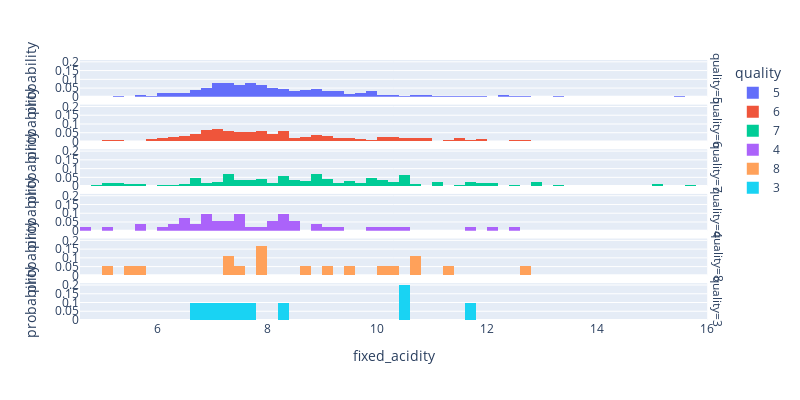
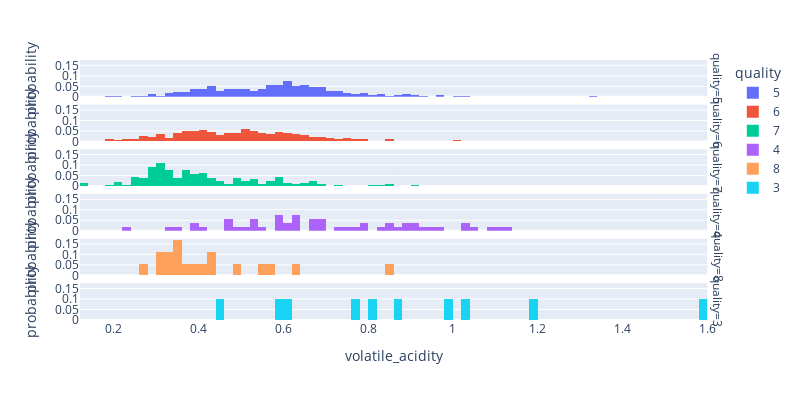
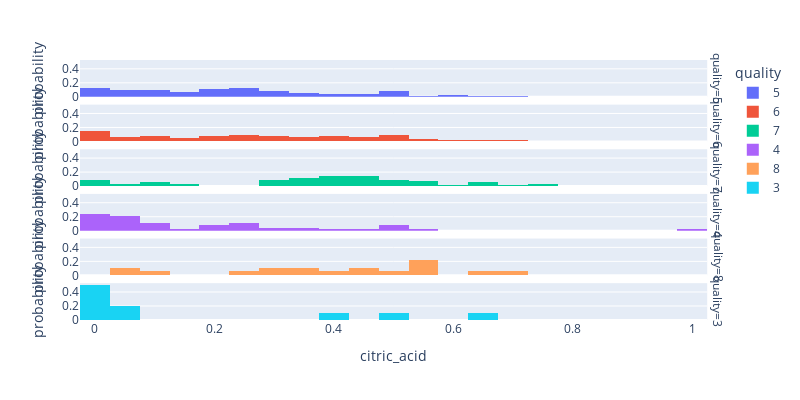

The notebook cell saved with these charts, in order:
### Code cell
features_list = df.columns[:-1]


for f in features_list:
    fig = px.histogram(df, f, color="quality", facet_row="quality", histnorm="probability", width=800, height=400)
    fig.show()

### Figure 1 — Plotly figure (JSON) as saved in the notebook; plotly's stock layout.template omitted (floating-point values rounded to 4 significant figures; data arrays with more than 128 entries replaced by an {"elided": "..."} marker saying what was removed)
{"data": [{"alignmentgroup": "True", "bingroup": "x", "histnorm": "probability", "hovertemplate": "quality=5<br>fixed_acidity=%{x}<br>probability=%{y}<extra></extra>", "legendgroup": "5", "marker": {"color": "#636efa", "pattern": {"shape": ""}}, "name": "5", "offsetgroup": "5", "orientation": "v", "showlegend": true, "type": "histogram", "x": {"elided": "681 float values"}, "xaxis": "x6", "yaxis": "y6"}, {"alignmentgroup": "True", "bingroup": "x", "histnorm": "probability", "hovertemplate": "quality=6<br>fixed_acidity=%{x}<br>probability=%{y}<extra></extra>", "legendgroup": "6", "marker": {"color": "#EF553B", "pattern": {"shape": ""}}, "name": "6", "offsetgroup": "6", "orientation": "v", "showlegend": true, "type": "histogram", "x": {"elided": "638 float values"}, "xaxis": "x5", "yaxis": "y5"}, {"alignmentgroup": "True", "bingroup": "x", "histnorm": "probability", "hovertemplate": "quality=7<br>fixed_acidity=%{x}<br>probability=%{y}<extra></extra>", "legendgroup": "7", "marker": {"color": "#00cc96", "pattern": {"shape": ""}}, "name": "7", "offsetgroup": "7", "orientation": "v", "showlegend": true, "type": "histogram", "x": {"elided": "199 float values"}, "xaxis": "x4", "yaxis": "y4"}, {"alignmentgroup": "True", "bingroup": "x", "histnorm": "probability", "hovertemplate": "quality=4<br>fixed_acidity=%{x}<br>probability=%{y}<extra></extra>", "legendgroup": "4", "marker": {"color": "#ab63fa", "pattern": {"shape": ""}}, "name": "4", "offsetgroup": "4", "orientation": "v", "showlegend": true, "type": "histogram", "x": [7.4, 5.7, 8.8, 4.6, 8.3, 8.3, 5, 9.2, 7.6, 7.3, 7.9, 6.9, 8.4, 7, 8.1, 12.5, 10.5, 9.9, 8.2, 10.1, 8.3, 7.1, 7.5, 9.1, 7.5, 6.9, 7.5, 11.6, 7.3, 7.1, 8.4, 12, 6.5, 6.5, 8.8, 10.2, 6, 8.1, 6.5, 6.3, 8.2, 8.5, 7.5, 6.8, 8, 6.6, 6.4, 6.2, 6.7, 5.6, 7.2, 6.8, 6.9], "xaxis": "x3", "yaxis": "y3"}, {"alignmentgroup": "True", "bingroup": "x", "histnorm": "probability", "hovertemplate": "quality=8<br>fixed_acidity=%{x}<br>probability=%{y}<extra></extra>", "legendgroup": "8", "marker": {"color": "#FFA15A", "pattern": {"shape": ""}}, "name": "8", "offsetgroup": "8", "orientation": "v", "showlegend": true, "type": "histogram", "x": [7.9, 10.3, 5.6, 12.6, 11.3, 9.4, 10.7, 10.7, 5, 7.8, 9.1, 10, 7.9, 8.6, 5.5, 7.2, 7.2, 7.4], "xaxis": "x2", "yaxis": "y2"}, {"alignmentgroup": "True", "bingroup": "x", "histnorm": "probability", "hovertemplate": "quality=3<br>fixed_acidity=%{x}<br>probability=%{y}<extra></extra>", "legendgroup": "3", "marker": {"color": "#19d3f3", "pattern": {"shape": ""}}, "name": "3", "offsetgroup": "3", "orientation": "v", "showlegend": true, "type": "histogram", "x": [11.6, 10.4, 7.4, 10.4, 8.3, 7.6, 6.8, 7.3, 7.1, 6.7], "xaxis": "x", "yaxis": "y"}], "layout": {"annotations": [{"font": {}, "showarrow": false, "text": "quality=3", "textangle": 90, "x": 0.98, "xanchor": "left", "xref": "paper", "y": 0.07083, "yanchor": "middle", "yref": "paper"}, {"font": {}, "showarrow": false, "text": "quality=8", "textangle": 90, "x": 0.98, "xanchor": "left", "xref": "paper", "y": 0.2425, "yanchor": "middle", "yref": "paper"}, {"font": {}, "showarrow": false, "text": "quality=4", "textangle": 90, "x": 0.98, "xanchor": "left", "xref": "paper", "y": 0.4142, "yanchor": "middle", "yref": "paper"}, {"font": {}, "showarrow": false, "text": "quality=7", "textangle": 90, "x": 0.98, "xanchor": "left", "xref": "paper", "y": 0.5858, "yanchor": "middle", "yref": "paper"}, {"font": {}, "showarrow": false, "text": "quality=6", "textangle": 90, "x": 0.98, "xanchor": "left", "xref": "paper", "y": 0.7575, "yanchor": "middle", "yref": "paper"}, {"font": {}, "showarrow": false, "text": "quality=5", "textangle": 90, "x": 0.98, "xanchor": "left", "xref": "paper", "y": 0.9292, "yanchor": "middle", "yref": "paper"}], "barmode": "relative", "height": 400, "legend": {"title": {"text": "quality"}, "tracegroupgap": 0}, "margin": {"t": 60}, "width": 800, "xaxis": {"anchor": "y", "domain": [0, 0.98], "title": {"text": "fixed_acidity"}}, "xaxis2": {"anchor": "y2", "domain": [0, 0.98], "matches": "x", "showticklabels": false}, "xaxis3": {"anchor": "y3", "domain": [0, 0.98], "matches": "x", "showticklabels": false}, "xaxis4": {"anchor": "y4", "domain": [0, 0.98], "matches": "x", "showticklabels": false}, "xaxis5": {"anchor": "y5", "domain": [0, 0.98], "matches": "x", "showticklabels": false}, "xaxis6": {"anchor": "y6", "domain": [0, 0.98], "matches": "x", "showticklabels": false}, "yaxis": {"anchor": "x", "domain": [0, 0.1417], "title": {"text": "probability"}}, "yaxis2": {"anchor": "x2", "domain": [0.1717, 0.3133], "matches": "y", "title": {"text": "probability"}}, "yaxis3": {"anchor": "x3", "domain": [0.3433, 0.485], "matches": "y", "title": {"text": "probability"}}, "yaxis4": {"anchor": "x4", "domain": [0.515, 0.6567], "matches": "y", "title": {"text": "probability"}}, "yaxis5": {"anchor": "x5", "domain": [0.6867, 0.8283], "matches": "y", "title": {"text": "probability"}}, "yaxis6": {"anchor": "x6", "domain": [0.8583, 1], "matches": "y", "title": {"text": "probability"}}}}

### Figure 2 — Plotly figure (JSON) as saved in the notebook; plotly's stock layout.template omitted (floating-point values rounded to 4 significant figures; data arrays with more than 128 entries replaced by an {"elided": "..."} marker saying what was removed)
{"data": [{"alignmentgroup": "True", "bingroup": "x", "histnorm": "probability", "hovertemplate": "quality=5<br>volatile_acidity=%{x}<br>probability=%{y}<extra></extra>", "legendgroup": "5", "marker": {"color": "#636efa", "pattern": {"shape": ""}}, "name": "5", "offsetgroup": "5", "orientation": "v", "showlegend": true, "type": "histogram", "x": {"elided": "681 float values"}, "xaxis": "x6", "yaxis": "y6"}, {"alignmentgroup": "True", "bingroup": "x", "histnorm": "probability", "hovertemplate": "quality=6<br>volatile_acidity=%{x}<br>probability=%{y}<extra></extra>", "legendgroup": "6", "marker": {"color": "#EF553B", "pattern": {"shape": ""}}, "name": "6", "offsetgroup": "6", "orientation": "v", "showlegend": true, "type": "histogram", "x": {"elided": "638 float values"}, "xaxis": "x5", "yaxis": "y5"}, {"alignmentgroup": "True", "bingroup": "x", "histnorm": "probability", "hovertemplate": "quality=7<br>volatile_acidity=%{x}<br>probability=%{y}<extra></extra>", "legendgroup": "7", "marker": {"color": "#00cc96", "pattern": {"shape": ""}}, "name": "7", "offsetgroup": "7", "orientation": "v", "showlegend": true, "type": "histogram", "x": {"elided": "199 float values"}, "xaxis": "x4", "yaxis": "y4"}, {"alignmentgroup": "True", "bingroup": "x", "histnorm": "probability", "hovertemplate": "quality=4<br>volatile_acidity=%{x}<br>probability=%{y}<extra></extra>", "legendgroup": "4", "marker": {"color": "#ab63fa", "pattern": {"shape": ""}}, "name": "4", "offsetgroup": "4", "orientation": "v", "showlegend": true, "type": "histogram", "x": [0.59, 1.13, 0.61, 0.52, 0.675, 0.625, 1.02, 0.52, 0.68, 0.55, 0.885, 1.09, 0.635, 0.975, 0.87, 0.46, 0.59, 0.5, 0.915, 0.935, 0.845, 0.84, 0.38, 0.765, 1.115, 0.39, 0.685, 0.47, 0.35, 0.47, 0.67, 0.63, 0.58, 0.88, 0.955, 0.23, 0.33, 0.73, 0.67, 1.02, 0.78, 0.4, 0.755, 0.68, 0.83, 0.61, 0.53, 0.785, 1.04, 0.62, 0.58, 0.91, 0.48], "xaxis": "x3", "yaxis": "y3"}, {"alignmentgroup": "True", "bingroup": "x", "histnorm": "probability", "hovertemplate": "quality=8<br>volatile_acidity=%{x}<br>probability=%{y}<extra></extra>", "legendgroup": "8", "marker": {"color": "#FFA15A", "pattern": {"shape": ""}}, "name": "8", "offsetgroup": "8", "orientation": "v", "showlegend": true, "type": "histogram", "x": [0.35, 0.32, 0.85, 0.31, 0.62, 0.3, 0.35, 0.35, 0.42, 0.57, 0.4, 0.26, 0.54, 0.42, 0.49, 0.33, 0.38, 0.36], "xaxis": "x2", "yaxis": "y2"}, {"alignmentgroup": "True", "bingroup": "x", "histnorm": "probability", "hovertemplate": "quality=3<br>volatile_acidity=%{x}<br>probability=%{y}<extra></extra>", "legendgroup": "3", "marker": {"color": "#19d3f3", "pattern": {"shape": ""}}, "name": "3", "offsetgroup": "3", "orientation": "v", "showlegend": true, "type": "histogram", "x": [0.58, 0.61, 1.185, 0.44, 1.02, 1.58, 0.815, 0.98, 0.875, 0.76], "xaxis": "x", "yaxis": "y"}], "layout": {"annotations": [{"font": {}, "showarrow": false, "text": "quality=3", "textangle": 90, "x": 0.98, "xanchor": "left", "xref": "paper", "y": 0.07083, "yanchor": "middle", "yref": "paper"}, {"font": {}, "showarrow": false, "text": "quality=8", "textangle": 90, "x": 0.98, "xanchor": "left", "xref": "paper", "y": 0.2425, "yanchor": "middle", "yref": "paper"}, {"font": {}, "showarrow": false, "text": "quality=4", "textangle": 90, "x": 0.98, "xanchor": "left", "xref": "paper", "y": 0.4142, "yanchor": "middle", "yref": "paper"}, {"font": {}, "showarrow": false, "text": "quality=7", "textangle": 90, "x": 0.98, "xanchor": "left", "xref": "paper", "y": 0.5858, "yanchor": "middle", "yref": "paper"}, {"font": {}, "showarrow": false, "text": "quality=6", "textangle": 90, "x": 0.98, "xanchor": "left", "xref": "paper", "y": 0.7575, "yanchor": "middle", "yref": "paper"}, {"font": {}, "showarrow": false, "text": "quality=5", "textangle": 90, "x": 0.98, "xanchor": "left", "xref": "paper", "y": 0.9292, "yanchor": "middle", "yref": "paper"}], "barmode": "relative", "height": 400, "legend": {"title": {"text": "quality"}, "tracegroupgap": 0}, "margin": {"t": 60}, "width": 800, "xaxis": {"anchor": "y", "domain": [0, 0.98], "title": {"text": "volatile_acidity"}}, "xaxis2": {"anchor": "y2", "domain": [0, 0.98], "matches": "x", "showticklabels": false}, "xaxis3": {"anchor": "y3", "domain": [0, 0.98], "matches": "x", "showticklabels": false}, "xaxis4": {"anchor": "y4", "domain": [0, 0.98], "matches": "x", "showticklabels": false}, "xaxis5": {"anchor": "y5", "domain": [0, 0.98], "matches": "x", "showticklabels": false}, "xaxis6": {"anchor": "y6", "domain": [0, 0.98], "matches": "x", "showticklabels": false}, "yaxis": {"anchor": "x", "domain": [0, 0.1417], "title": {"text": "probability"}}, "yaxis2": {"anchor": "x2", "domain": [0.1717, 0.3133], "matches": "y", "title": {"text": "probability"}}, "yaxis3": {"anchor": "x3", "domain": [0.3433, 0.485], "matches": "y", "title": {"text": "probability"}}, "yaxis4": {"anchor": "x4", "domain": [0.515, 0.6567], "matches": "y", "title": {"text": "probability"}}, "yaxis5": {"anchor": "x5", "domain": [0.6867, 0.8283], "matches": "y", "title": {"text": "probability"}}, "yaxis6": {"anchor": "x6", "domain": [0.8583, 1], "matches": "y", "title": {"text": "probability"}}}}

### Figure 3 — Plotly figure (JSON) as saved in the notebook; plotly's stock layout.template omitted (floating-point values rounded to 4 significant figures; data arrays with more than 128 entries replaced by an {"elided": "..."} marker saying what was removed)
{"data": [{"alignmentgroup": "True", "bingroup": "x", "histnorm": "probability", "hovertemplate": "quality=5<br>citric_acid=%{x}<br>probability=%{y}<extra></extra>", "legendgroup": "5", "marker": {"color": "#636efa", "pattern": {"shape": ""}}, "name": "5", "offsetgroup": "5", "orientation": "v", "showlegend": true, "type": "histogram", "x": {"elided": "681 float values"}, "xaxis": "x6", "yaxis": "y6"}, {"alignmentgroup": "True", "bingroup": "x", "histnorm": "probability", "hovertemplate": "quality=6<br>citric_acid=%{x}<br>probability=%{y}<extra></extra>", "legendgroup": "6", "marker": {"color": "#EF553B", "pattern": {"shape": ""}}, "name": "6", "offsetgroup": "6", "orientation": "v", "showlegend": true, "type": "histogram", "x": {"elided": "638 float values"}, "xaxis": "x5", "yaxis": "y5"}, {"alignmentgroup": "True", "bingroup": "x", "histnorm": "probability", "hovertemplate": "quality=7<br>citric_acid=%{x}<br>probability=%{y}<extra></extra>", "legendgroup": "7", "marker": {"color": "#00cc96", "pattern": {"shape": ""}}, "name": "7", "offsetgroup": "7", "orientation": "v", "showlegend": true, "type": "histogram", "x": {"elided": "199 float values"}, "xaxis": "x4", "yaxis": "y4"}, {"alignmentgroup": "True", "bingroup": "x", "histnorm": "probability", "hovertemplate": "quality=4<br>citric_acid=%{x}<br>probability=%{y}<extra></extra>", "legendgroup": "4", "marker": {"color": "#ab63fa", "pattern": {"shape": ""}}, "name": "4", "offsetgroup": "4", "orientation": "v", "showlegend": true, "type": "histogram", "x": [0.08, 0.09, 0.3, 0.15, 0.26, 0.2, 0.04, 1, 0.02, 0.03, 0.03, 0.06, 0.36, 0.04, 0, 0.49, 0.49, 0.24, 0.27, 0.22, 0.01, 0.02, 0.48, 0.04, 0.1, 0.24, 0.07, 0.44, 0.24, 0, 0.19, 0.5, 0, 0.03, 0.05, 0.37, 0.32, 0, 0, 0, 0, 0.4, 0, 0.09, 0.27, 0, 0.09, 0, 0.08, 0.03, 0.54, 0.06, 0.2], "xaxis": "x3", "yaxis": "y3"}, {"alignmentgroup": "True", "bingroup": "x", "histnorm": "probability", "hovertemplate": "quality=8<br>citric_acid=%{x}<br>probability=%{y}<extra></extra>", "legendgroup": "8", "marker": {"color": "#FFA15A", "pattern": {"shape": ""}}, "name": "8", "offsetgroup": "8", "orientation": "v", "showlegend": true, "type": "histogram", "x": [0.46, 0.45, 0.05, 0.72, 0.67, 0.56, 0.53, 0.53, 0.24, 0.09, 0.5, 0.54, 0.34, 0.39, 0.03, 0.33, 0.31, 0.3], "xaxis": "x2", "yaxis": "y2"}, {"alignmentgroup": "True", "bingroup": "x", "histnorm": "probability", "hovertemplate": "quality=3<br>citric_acid=%{x}<br>probability=%{y}<extra></extra>", "legendgroup": "3", "marker": {"color": "#19d3f3", "pattern": {"shape": ""}}, "name": "3", "offsetgroup": "3", "orientation": "v", "showlegend": true, "type": "histogram", "x": [0.66, 0.49, 0, 0.42, 0.02, 0, 0, 0.05, 0.05, 0.02], "xaxis": "x", "yaxis": "y"}], "layout": {"annotations": [{"font": {}, "showarrow": false, "text": "quality=3", "textangle": 90, "x": 0.98, "xanchor": "left", "xref": "paper", "y": 0.07083, "yanchor": "middle", "yref": "paper"}, {"font": {}, "showarrow": false, "text": "quality=8", "textangle": 90, "x": 0.98, "xanchor": "left", "xref": "paper", "y": 0.2425, "yanchor": "middle", "yref": "paper"}, {"font": {}, "showarrow": false, "text": "quality=4", "textangle": 90, "x": 0.98, "xanchor": "left", "xref": "paper", "y": 0.4142, "yanchor": "middle", "yref": "paper"}, {"font": {}, "showarrow": false, "text": "quality=7", "textangle": 90, "x": 0.98, "xanchor": "left", "xref": "paper", "y": 0.5858, "yanchor": "middle", "yref": "paper"}, {"font": {}, "showarrow": false, "text": "quality=6", "textangle": 90, "x": 0.98, "xanchor": "left", "xref": "paper", "y": 0.7575, "yanchor": "middle", "yref": "paper"}, {"font": {}, "showarrow": false, "text": "quality=5", "textangle": 90, "x": 0.98, "xanchor": "left", "xref": "paper", "y": 0.9292, "yanchor": "middle", "yref": "paper"}], "barmode": "relative", "height": 400, "legend": {"title": {"text": "quality"}, "tracegroupgap": 0}, "margin": {"t": 60}, "width": 800, "xaxis": {"anchor": "y", "domain": [0, 0.98], "title": {"text": "citric_acid"}}, "xaxis2": {"anchor": "y2", "domain": [0, 0.98], "matches": "x", "showticklabels": false}, "xaxis3": {"anchor": "y3", "domain": [0, 0.98], "matches": "x", "showticklabels": false}, "xaxis4": {"anchor": "y4", "domain": [0, 0.98], "matches": "x", "showticklabels": false}, "xaxis5": {"anchor": "y5", "domain": [0, 0.98], "matches": "x", "showticklabels": false}, "xaxis6": {"anchor": "y6", "domain": [0, 0.98], "matches": "x", "showticklabels": false}, "yaxis": {"anchor": "x", "domain": [0, 0.1417], "title": {"text": "probability"}}, "yaxis2": {"anchor": "x2", "domain": [0.1717, 0.3133], "matches": "y", "title": {"text": "probability"}}, "yaxis3": {"anchor": "x3", "domain": [0.3433, 0.485], "matches": "y", "title": {"text": "probability"}}, "yaxis4": {"anchor": "x4", "domain": [0.515, 0.6567], "matches": "y", "title": {"text": "probability"}}, "yaxis5": {"anchor": "x5", "domain": [0.6867, 0.8283], "matches": "y", "title": {"text": "probability"}}, "yaxis6": {"anchor": "x6", "domain": [0.8583, 1], "matches": "y", "title": {"text": "probability"}}}}
